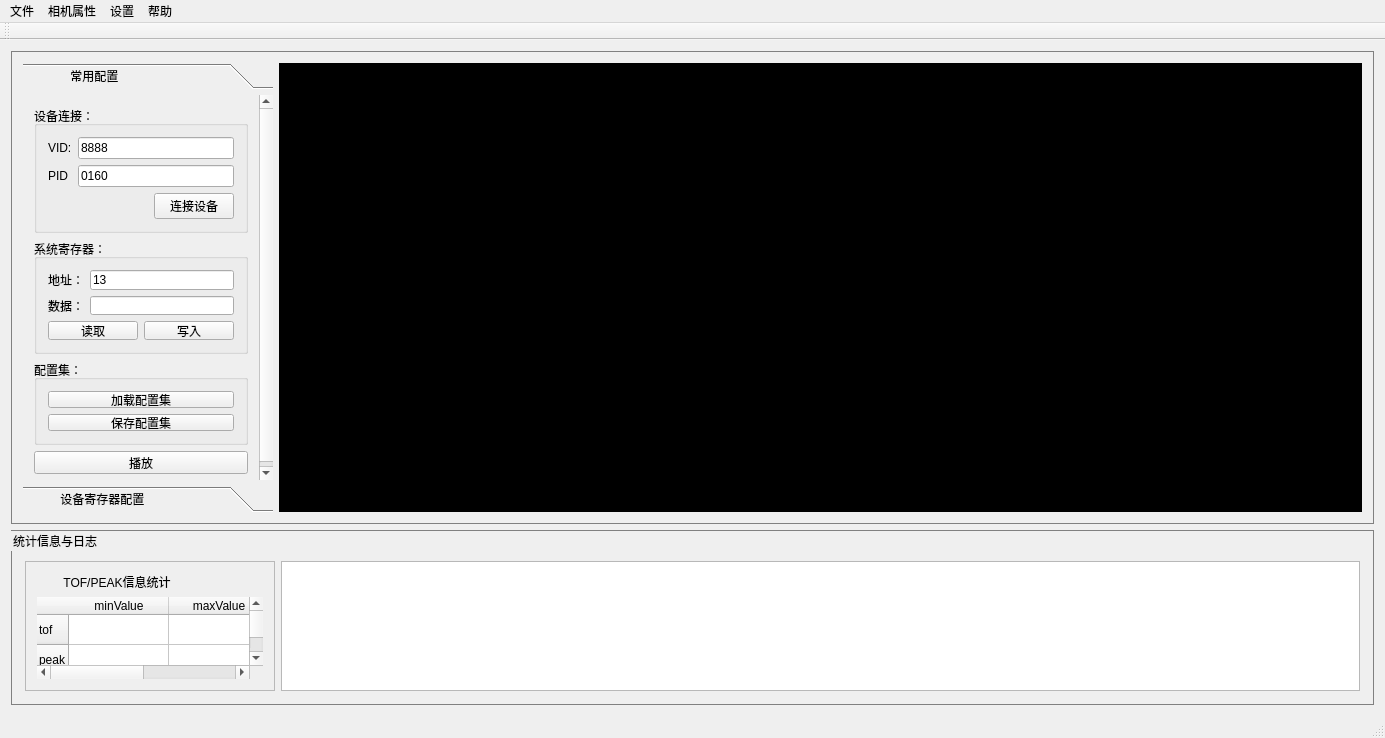
<?xml version="1.0" encoding="UTF-8"?>
<ui version="4.0">
 <class>MainWindow</class>
 <widget class="QMainWindow" name="MainWindow">
  <property name="geometry">
   <rect>
    <x>0</x>
    <y>0</y>
    <width>1385</width>
    <height>738</height>
   </rect>
  </property>
  <property name="windowTitle">
   <string>芯视界线阵设备测试程序</string>
  </property>
  <property name="windowIcon">
   <iconset>
    <normaloff>icon_1.png</normaloff>icon_1.png</iconset>
  </property>
  <widget class="QWidget" name="centralWidget">
   <layout class="QGridLayout" name="gridLayout">
    <item row="0" column="0">
     <widget class="QFrame" name="frame">
      <property name="styleSheet">
       <string notr="true">*{font:10pt &quot;黑体&quot;;}
#frame{border:1px solid gray;}
</string>
      </property>
      <property name="frameShape">
       <enum>QFrame::StyledPanel</enum>
      </property>
      <property name="frameShadow">
       <enum>QFrame::Raised</enum>
      </property>
      <layout class="QGridLayout" name="gridLayout_2">
       <item row="0" column="1">
        <widget class="GLWidget" name="widget" native="true">
         <property name="styleSheet">
          <string notr="true">background-color:black</string>
         </property>
        </widget>
       </item>
       <item row="0" column="0">
        <widget class="QToolBox" name="toolBox">
         <property name="maximumSize">
          <size>
           <width>250</width>
           <height>16777215</height>
          </size>
         </property>
         <property name="styleSheet">
          <string notr="true"/>
         </property>
         <property name="currentIndex">
          <number>0</number>
         </property>
         <widget class="QWidget" name="page">
          <property name="geometry">
           <rect>
            <x>0</x>
            <y>0</y>
            <width>250</width>
            <height>408</height>
           </rect>
          </property>
          <attribute name="label">
           <string>             常用配置</string>
          </attribute>
          <layout class="QGridLayout" name="gridLayout_3">
           <item row="0" column="0">
            <widget class="QGroupBox" name="groupBox_4">
             <property name="maximumSize">
              <size>
               <width>16777215</width>
               <height>130</height>
              </size>
             </property>
             <property name="styleSheet">
              <string notr="true">font:10pt &quot;黑体&quot;;</string>
             </property>
             <property name="title">
              <string>设备连接：</string>
             </property>
             <layout class="QGridLayout" name="gridLayout_8">
              <item row="0" column="0">
               <layout class="QHBoxLayout" name="horizontalLayout_2">
                <item>
                 <widget class="QLabel" name="label">
                  <property name="text">
                   <string>VID:</string>
                  </property>
                 </widget>
                </item>
                <item>
                 <widget class="QLineEdit" name="VID_lineEdit">
                  <property name="text">
                   <string>8888</string>
                  </property>
                 </widget>
                </item>
               </layout>
              </item>
              <item row="1" column="0">
               <layout class="QHBoxLayout" name="horizontalLayout_3">
                <item>
                 <widget class="QLabel" name="label_2">
                  <property name="text">
                   <string>PID </string>
                  </property>
                 </widget>
                </item>
                <item>
                 <widget class="QLineEdit" name="PID_lineEdit">
                  <property name="text">
                   <string>0160</string>
                  </property>
                 </widget>
                </item>
               </layout>
              </item>
              <item row="2" column="0">
               <layout class="QHBoxLayout" name="horizontalLayout_7">
                <item>
                 <spacer name="horizontalSpacer">
                  <property name="orientation">
                   <enum>Qt::Horizontal</enum>
                  </property>
                  <property name="sizeHint" stdset="0">
                   <size>
                    <width>40</width>
                    <height>20</height>
                   </size>
                  </property>
                 </spacer>
                </item>
                <item>
                 <widget class="QPushButton" name="linkUSB_pushButton">
                  <property name="styleSheet">
                   <string notr="true">font:10pt &quot;黑体&quot;;</string>
                  </property>
                  <property name="text">
                   <string>连接设备</string>
                  </property>
                 </widget>
                </item>
               </layout>
              </item>
             </layout>
            </widget>
           </item>
           <item row="1" column="0">
            <widget class="QGroupBox" name="groupBox_6">
             <property name="maximumSize">
              <size>
               <width>16777215</width>
               <height>115</height>
              </size>
             </property>
             <property name="styleSheet">
              <string notr="true">font:10pt &quot;黑体&quot;;
</string>
             </property>
             <property name="title">
              <string>系统寄存器：</string>
             </property>
             <layout class="QGridLayout" name="gridLayout_9">
              <item row="0" column="0">
               <layout class="QHBoxLayout" name="horizontalLayout_4">
                <item>
                 <widget class="QLabel" name="label_3">
                  <property name="text">
                   <string>地址：</string>
                  </property>
                 </widget>
                </item>
                <item>
                 <widget class="QLineEdit" name="sysAddress_lineEdit">
                  <property name="text">
                   <string>13</string>
                  </property>
                 </widget>
                </item>
               </layout>
              </item>
              <item row="1" column="0">
               <layout class="QHBoxLayout" name="horizontalLayout_5">
                <item>
                 <widget class="QLabel" name="label_4">
                  <property name="text">
                   <string>数据：</string>
                  </property>
                 </widget>
                </item>
                <item>
                 <widget class="QLineEdit" name="sysData_lineEdit"/>
                </item>
               </layout>
              </item>
              <item row="2" column="0">
               <layout class="QHBoxLayout" name="horizontalLayout_6">
                <item>
                 <widget class="QPushButton" name="readSys_pushButton">
                  <property name="text">
                   <string>读取</string>
                  </property>
                 </widget>
                </item>
                <item>
                 <widget class="QPushButton" name="writeSys_pushButton">
                  <property name="text">
                   <string>写入</string>
                  </property>
                 </widget>
                </item>
               </layout>
              </item>
             </layout>
            </widget>
           </item>
           <item row="2" column="0">
            <widget class="QGroupBox" name="groupBox_8">
             <property name="maximumSize">
              <size>
               <width>16777215</width>
               <height>85</height>
              </size>
             </property>
             <property name="title">
              <string>配置集：</string>
             </property>
             <layout class="QGridLayout" name="gridLayout_11">
              <item row="0" column="0">
               <layout class="QVBoxLayout" name="verticalLayout_2">
                <item>
                 <widget class="QPushButton" name="loadSetting_pushButton">
                  <property name="text">
                   <string>加载配置集</string>
                  </property>
                 </widget>
                </item>
                <item>
                 <widget class="QPushButton" name="saveSetting_pushButton">
                  <property name="text">
                   <string>保存配置集</string>
                  </property>
                 </widget>
                </item>
               </layout>
              </item>
             </layout>
            </widget>
           </item>
           <item row="3" column="0">
            <widget class="QPushButton" name="pushButton_5">
             <property name="maximumSize">
              <size>
               <width>250</width>
               <height>23</height>
              </size>
             </property>
             <property name="styleSheet">
              <string notr="true">font:10pt &quot;黑体&quot;;</string>
             </property>
             <property name="text">
              <string>播放</string>
             </property>
            </widget>
           </item>
           <item row="4" column="0">
            <spacer name="verticalSpacer">
             <property name="orientation">
              <enum>Qt::Vertical</enum>
             </property>
             <property name="sizeHint" stdset="0">
              <size>
               <width>168</width>
               <height>27</height>
              </size>
             </property>
            </spacer>
           </item>
          </layout>
         </widget>
         <widget class="QWidget" name="page_2">
          <property name="geometry">
           <rect>
            <x>0</x>
            <y>0</y>
            <width>250</width>
            <height>408</height>
           </rect>
          </property>
          <attribute name="label">
           <string>          设备寄存器配置</string>
          </attribute>
          <layout class="QGridLayout" name="gridLayout_4">
           <item row="0" column="0">
            <widget class="QTreeWidget" name="treeWidget">
             <column>
              <property name="text">
               <string notr="true">1</string>
              </property>
             </column>
            </widget>
           </item>
           <item row="1" column="0">
            <layout class="QHBoxLayout" name="horizontalLayout">
             <item>
              <widget class="QPushButton" name="pushButton_2">
               <property name="text">
                <string>批量读取</string>
               </property>
              </widget>
             </item>
             <item>
              <widget class="QPushButton" name="pushButton_3">
               <property name="text">
                <string>批量写入</string>
               </property>
              </widget>
             </item>
            </layout>
           </item>
          </layout>
         </widget>
        </widget>
       </item>
      </layout>
     </widget>
    </item>
    <item row="1" column="0">
     <widget class="QGroupBox" name="groupBox_2">
      <property name="minimumSize">
       <size>
        <width>0</width>
        <height>150</height>
       </size>
      </property>
      <property name="maximumSize">
       <size>
        <width>16777215</width>
        <height>175</height>
       </size>
      </property>
      <property name="styleSheet">
       <string notr="true">
*{font:10pt &quot;黑体&quot;;}
#groupBox_2{
border:1px solid gray;}</string>
      </property>
      <property name="title">
       <string>统计信息与日志</string>
      </property>
      <layout class="QGridLayout" name="gridLayout_5">
       <item row="0" column="0">
        <widget class="QFrame" name="frame_6">
         <property name="maximumSize">
          <size>
           <width>250</width>
           <height>16777215</height>
          </size>
         </property>
         <property name="frameShape">
          <enum>QFrame::StyledPanel</enum>
         </property>
         <property name="frameShadow">
          <enum>QFrame::Raised</enum>
         </property>
         <layout class="QGridLayout" name="gridLayout_15">
          <item row="0" column="0">
           <layout class="QVBoxLayout" name="verticalLayout_5">
            <item>
             <widget class="QLabel" name="label_11">
              <property name="styleSheet">
               <string notr="true"/>
              </property>
              <property name="text">
               <string>        TOF/PEAK信息统计</string>
              </property>
             </widget>
            </item>
            <item>
             <widget class="QTableWidget" name="tableWidget_2">
              <property name="styleSheet">
               <string notr="true">
border:0px</string>
              </property>
              <row>
               <property name="text">
                <string>tof</string>
               </property>
              </row>
              <row>
               <property name="text">
                <string>peak</string>
               </property>
              </row>
              <column>
               <property name="text">
                <string>minValue</string>
               </property>
              </column>
              <column>
               <property name="text">
                <string>maxValue</string>
               </property>
              </column>
             </widget>
            </item>
           </layout>
          </item>
         </layout>
        </widget>
       </item>
       <item row="0" column="1">
        <widget class="QTextEdit" name="textEdit"/>
       </item>
      </layout>
     </widget>
    </item>
   </layout>
  </widget>
  <widget class="QMenuBar" name="menuBar">
   <property name="geometry">
    <rect>
     <x>0</x>
     <y>0</y>
     <width>1385</width>
     <height>23</height>
    </rect>
   </property>
   <widget class="QMenu" name="menu">
    <property name="title">
     <string>文件</string>
    </property>
    <addaction name="action"/>
   </widget>
   <widget class="QMenu" name="menu_2">
    <property name="title">
     <string>相机属性</string>
    </property>
   </widget>
   <widget class="QMenu" name="menu_3">
    <property name="title">
     <string>设置</string>
    </property>
    <addaction name="action_2"/>
   </widget>
   <widget class="QMenu" name="menu_4">
    <property name="title">
     <string>帮助</string>
    </property>
   </widget>
   <addaction name="menu"/>
   <addaction name="menu_2"/>
   <addaction name="menu_3"/>
   <addaction name="menu_4"/>
  </widget>
  <widget class="QToolBar" name="mainToolBar">
   <attribute name="toolBarArea">
    <enum>TopToolBarArea</enum>
   </attribute>
   <attribute name="toolBarBreak">
    <bool>false</bool>
   </attribute>
  </widget>
  <widget class="QStatusBar" name="statusBar"/>
  <action name="action">
   <property name="text">
    <string>文件保存</string>
   </property>
  </action>
  <action name="action_2">
   <property name="text">
    <string>显示设置</string>
   </property>
  </action>
 </widget>
 <layoutdefault spacing="6" margin="11"/>
 <customwidgets>
  <customwidget>
   <class>GLWidget</class>
   <extends>QWidget</extends>
   <header>glwidget.h</header>
   <container>1</container>
  </customwidget>
 </customwidgets>
 <resources/>
 <connections/>
</ui>
